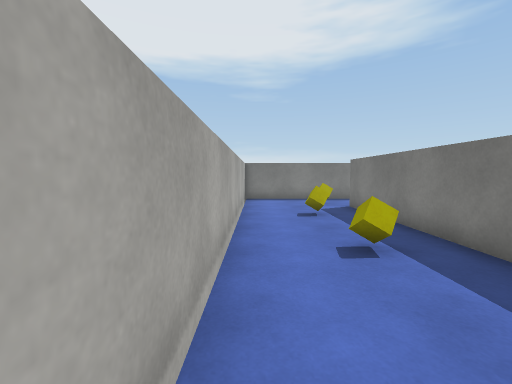
view 1 (above)

18 first-person views from a walk through a Unity game level. The camera is 1.3 m above the floor, tilts 4° down and sees 90° across. The floor is counted in squares, 1 m on a side. Each view is taken from the middle of a square. On the plan, view 1 faces up. The plan holds only what a view shows up to about 13 squares ahead; the rest is blank. The player is left out. Surface patterns are stand-ins for the level's own textures.

view 2
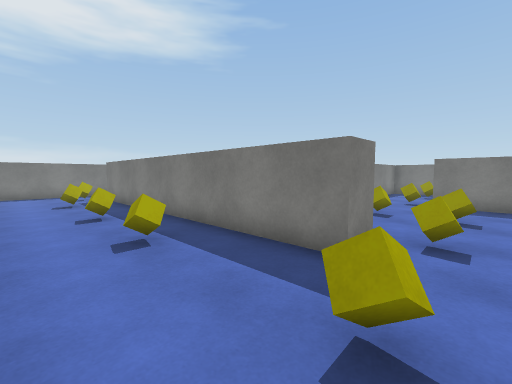

view 3
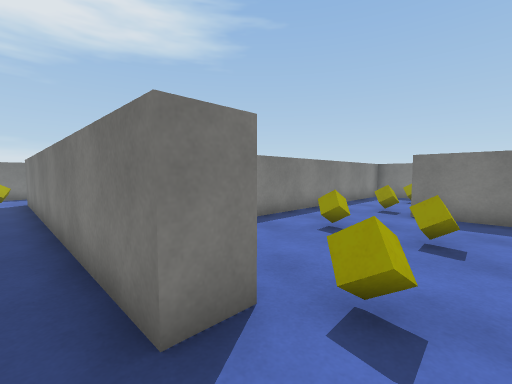

view 4
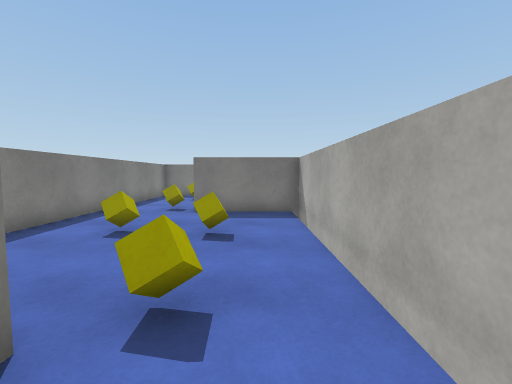

view 5
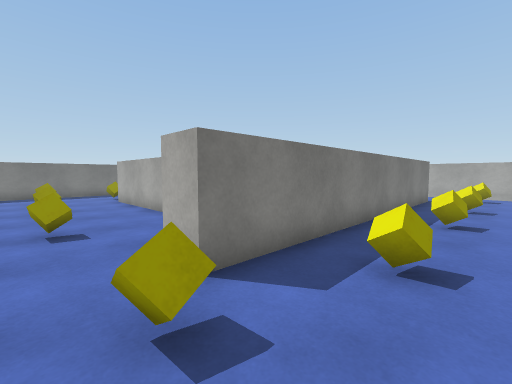

view 6
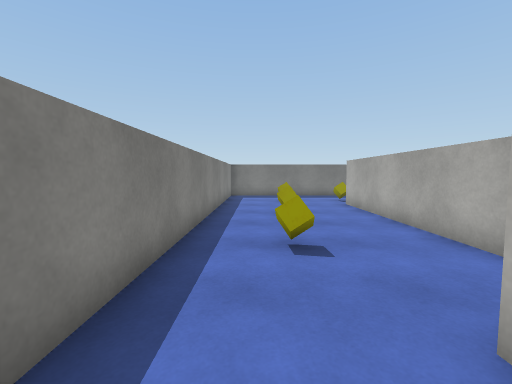

view 7
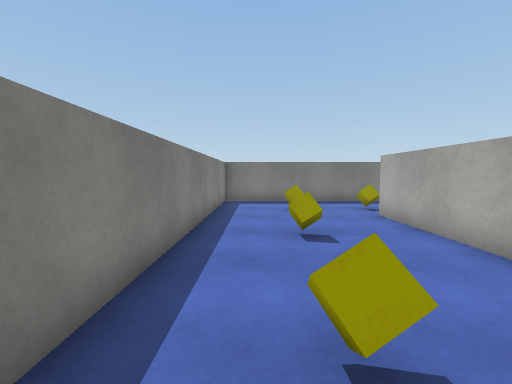

view 8
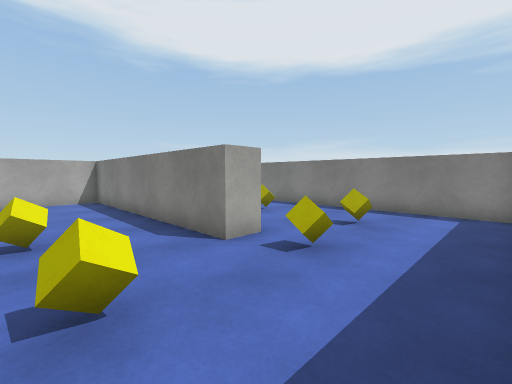

view 9
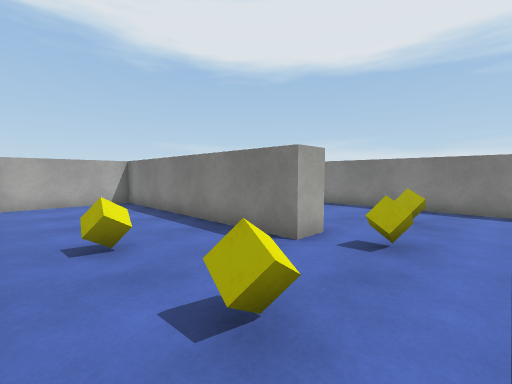

view 10
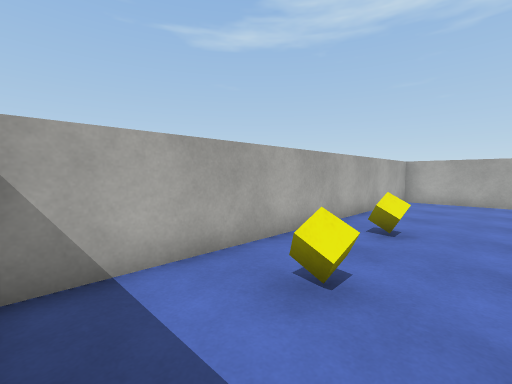

view 11
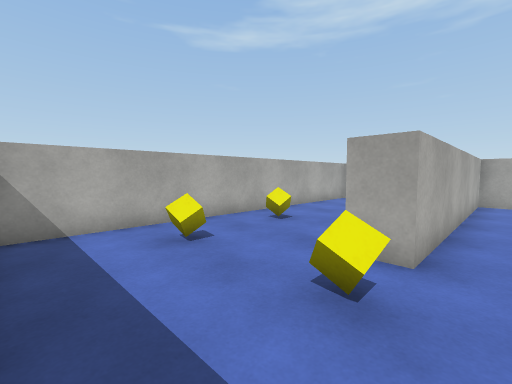

view 12
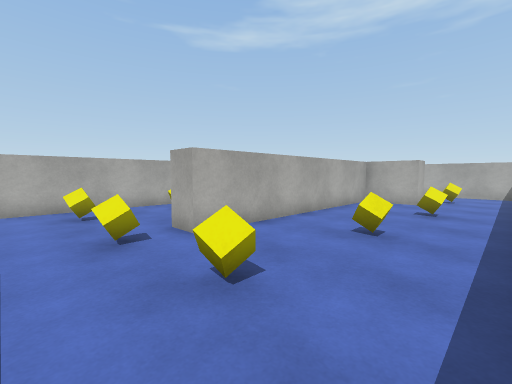

view 13
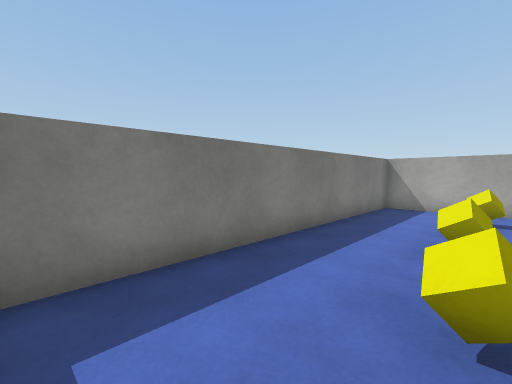

view 14
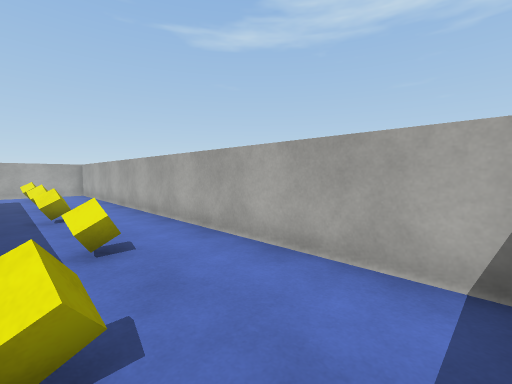

view 15
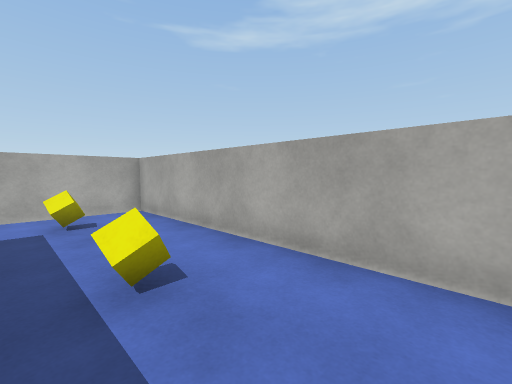

view 16
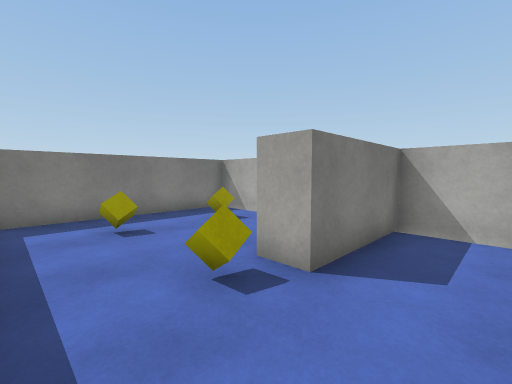

view 17
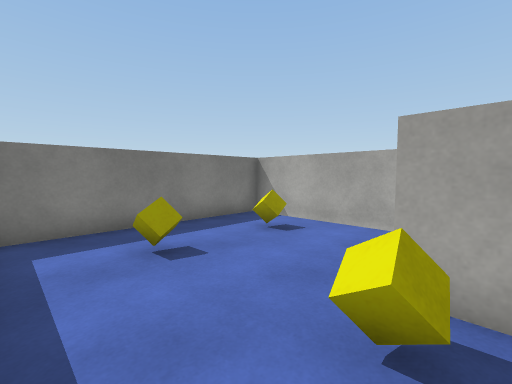

view 18
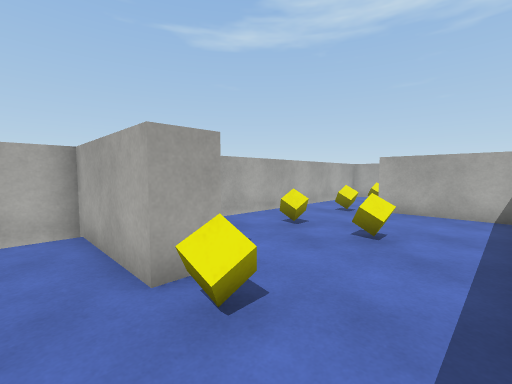

### Floor plan
Points are (right, up) in squares from view 1. A wall is a line through its corners. A room is listed if a view was taken in it or the views show most of it. See-through windows are left out.
Room 1 (views 1, 2, 3, 4, 5, 6, 7, 8, 9, 10, 11, 12, 13, 14, 15)
walls: (3.8, -2.2) (3.8, 10.3) (4.8, 10.3) (4.8, 8.1) (14, 8.1) (14, 7.1) (4.8, 7.1) (4.8, 2.5) (18.4, 2.5) (18.4, 13.5) (3, 13.5); (1, 13.5) (0, 13.5); (-0.6, 13.1) (-0.6, -5.5) (3.4, -5.5)
ways out: opening at (4.5, -3.5) to room 2
objects: yellow cube (2, -3); yellow cube (2, 1); yellow cube (2, 4); yellow cube (2, 8); yellow cube (3, 11); yellow cube (8, 11); yellow cube (11, 11); yellow cube (12, 4); yellow cube (15, 5); yellow cube (15, 11); yellow cube (16, 8)
Room 2 (views 16, 17, 18)
walls: (16.1, 1.5) (8.5, 1.5); (9.9, -5.5) (11.8, -5.5) (11.8, -1.9) (12.8, -1.9) (12.8, -5.5) (16, -5.5); (4.8, 1.1) (4.8, -2.2) (3.8, -2.2); (18.4, -5.5) (18.4, 1.1); (3.4, -5.5) (9.1, -5.5)
ways out: opening at (4.5, -3.5) to room 1
objects: yellow cube (5, -3); yellow cube (9, -3); yellow cube (9, -1); yellow cube (13, -1); yellow cube (16, -4); yellow cube (16, -1)

Where each view was taken, in squares from view 1:
view 1: 0 up, 0 right, facing up
view 2: 4 down, 0 right, facing up-right
view 3: 4 down, 3 right, facing up-right
view 4: 4 down, 3 right, facing right
view 5: 12 up, 1 right, facing down-right
view 6: 12 up, 3 right, facing right
view 7: 12 up, 6 right, facing right
view 8: 4 up, 18 right, facing up-left
view 9: 3 up, 17 right, facing up-left
view 10: 6 up, 18 right, facing down-left
view 11: 9 up, 18 right, facing down-left
view 12: 13 up, 17 right, facing down-left
view 13: 13 up, 15 right, facing down-right
view 14: 13 up, 3 right, facing down-left
view 15: 4 up, 3 right, facing down-left
view 16: 1 up, 10 right, facing down-right
view 17: 1 up, 12 right, facing down-right
view 18: 1 up, 14 right, facing down-left
